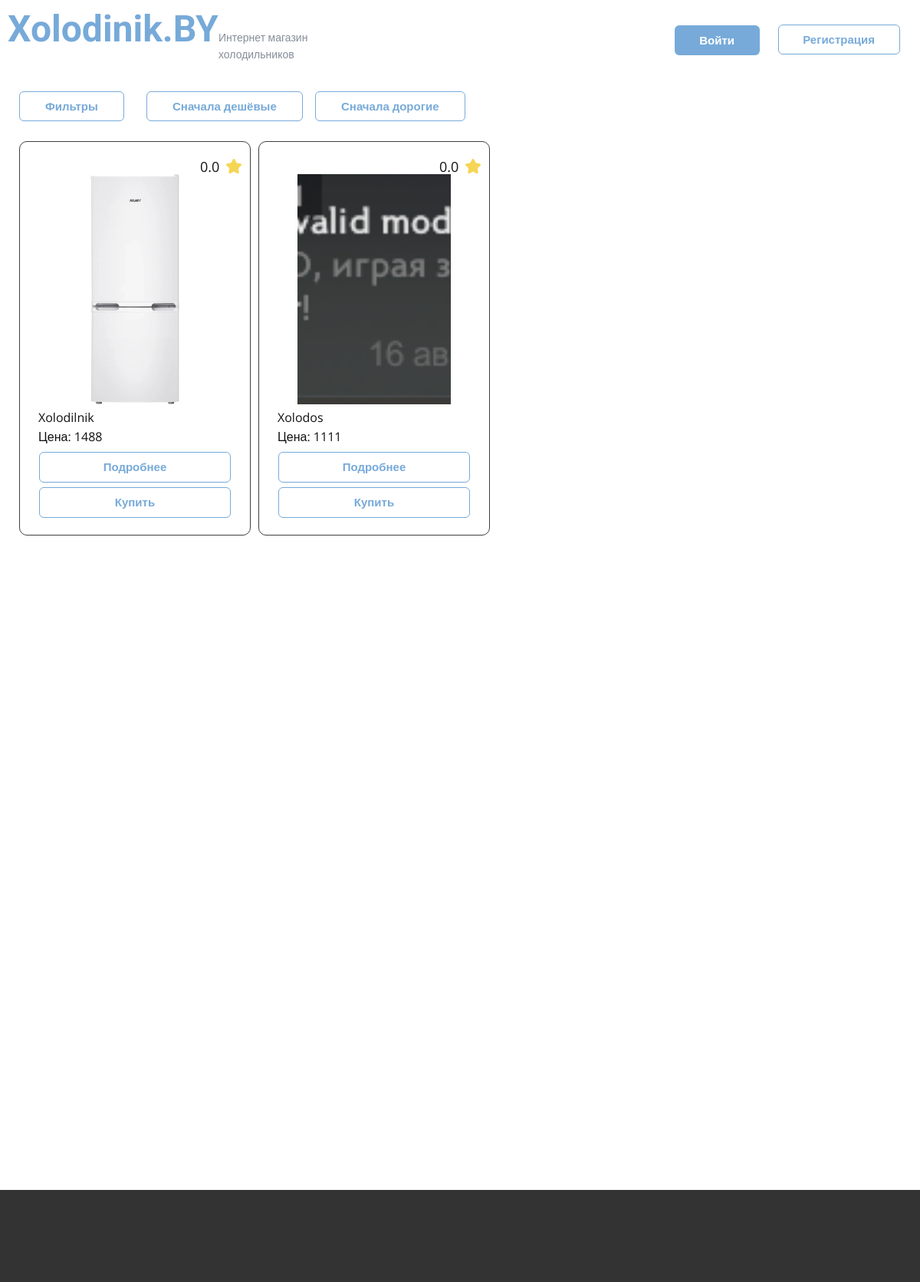
Before: / with the older database file.
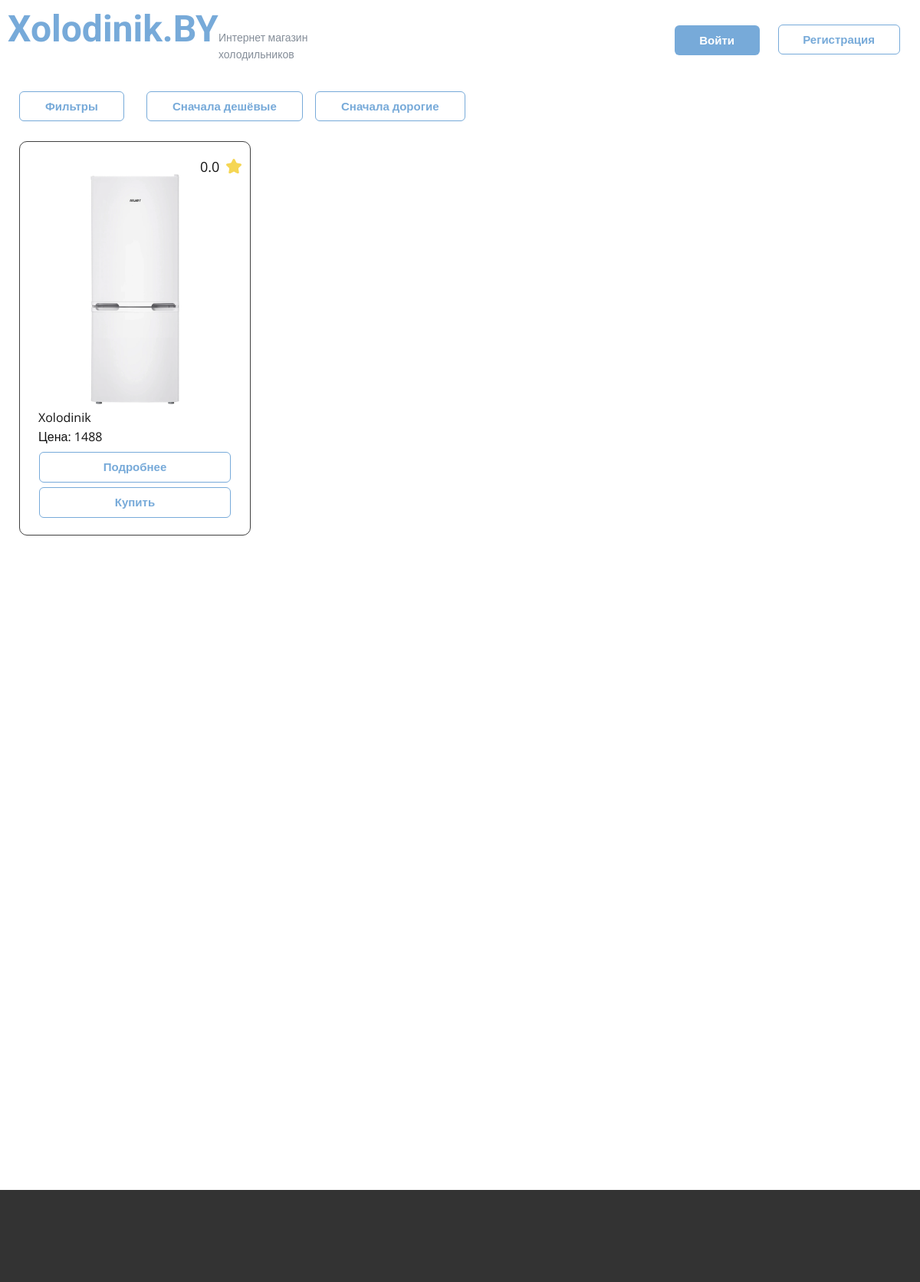
After: the same page with the newer database file.
### app.py (models this page shows)
class Prod(db.Model):
    id = db.Column(db.Integer, primary_key=True)
    model = db.Column(db.String(20), nullable=False, unique=True)
    producer = db.Column(db.String(20), nullable=False)
    price = db.Column(db.Integer, nullable=False)
    width = db.Column(db.String(20), nullable=False)
    depth = db.Column(db.String(20), nullable=False)
    height = db.Column(db.String(20), nullable=False)
    weight = db.Column(db.String(20), nullable=False)
    volume = db.Column(db.String(20), nullable=False)
    service = db.Column(db.String(20), nullable=False)
    country = db.Column(db.String(20), nullable=False)
    category = db.Column(db.String(20), nullable=False)
    colling = db.Column(db.String(20), nullable=False)
    color = db.Column(db.String(20), nullable=False)
    energy_efficiency = db.Column(db.String(20), nullable=False)
    compressors = db.Column(db.String(20), nullable=False)
    noise = db.Column(db.String(20), nullable=False)
    handle = db.Column(db.String(20), nullable=False)
    guaranty = db.Column(db.String(20), nullable=False)
    control_unit = db.Column(db.String(20), nullable=False)
    power = db.Column(db.String(20), nullable=False)
    chambers = db.Column(db.String(20), nullable=False)
    doors = db.Column(db.String(20), nullable=False)
    useful_volume = db.Column(db.String(20), nullable=False)
    useful_volume_ref = db.Column(db.String(20), nullable=False)
    useful_volume_freezer = db.Column(db.String(20), nullable=False)
    voltage_frequency = db.Column(db.String(20), nullable=False)
    energy_consumption = db.Column(db.String(20), nullable=False)
    coolant = db.Column(db.String(20), nullable=False)
    series = db.Column(db.String(20), nullable=False)
    temperature = db.Column(db.String(20), nullable=False)
    defrosting_system = db.Column(db.String(20), nullable=False)
    shelves = db.Column(db.String(20), nullable=False)
    barriers = db.Column(db.String(20), nullable=False)
    baskets = db.Column(db.String(20), nullable=False)
    inserts = db.Column(db.String(20), nullable=False)
    stoppers = db.Column(db.String(20), nullable=False)
    freezer_temp = db.Column(db.String(20), nullable=False)
    freezing_capacity = db.Column(db.String(20), nullable=False)
    freezer_parts = db.Column(db.String(20), nullable=False)
    size_without = db.Column(db.String(20), nullable=False)
    size_with = db.Column(db.String(20), nullable=False)
    weight_without = db.Column(db.String(20), nullable=False)
    weight_with = db.Column(db.String(20), nullable=False)
    rating = db.Column(db.Float, nullable=False, default=0.0)
    description = db.Column(db.String(200), nullable=False)
    image_path = db.Column(db.String(50), nullable=False, unique=True)
    reviews = db.relationship('Review', back_populates='prod')

### app.py (the view, shortened to what this page needs)
@app.route("/")
def index():
    prods = Prod.query.all()
    return render_template("index.html", prods=prods)

### templates/index.html (shortened to what this page needs)
<!DOCTYPE html>
<html style="font-size: 16px;" lang="ru"><head>
    <link rel="stylesheet" href="{{ url_for('static', filename='index.css') }}" media="screen">
    <link rel="stylesheet" href="{{ url_for('static', filename='un.css') }}" media="screen">
    <meta property="og:title" content="Главная"></head>
  <body>
  <header>
      <div class="head">
        <a class="logo" href="/">Xolodinik.BY</a>
        <p class="logo-text">Интернет магазин<br>холодильников</p>
        {% if current_user.is_active and not current_user.role == "admin" %}
          <a href="/cub" style="margin-right: 20px !important;" class="btn btn-2">Личный кабинет</a>
        {% elif current_user.role == "admin" %}
          <a href="/panel" style="margin-right: 20px !important;" class="btn btn-2">Админ панель</a>
        {% else %}
          <a href="/login" class="btn btn-2">Войти</a>
          <a href="/register" class="btn btn-1">Регистрация</a>
        {% endif %}
      </div>
  </header>
    <section>
      <div class="container">
        <a href="" class="btn btn-1">Фильтры </a>
        <a href="/?sort=cheap" class="btn btn-2">Сначала дешёвые </a>
        <a href="/?sort=expensive" class="btn btn-3">Сначала дорогие</a>
          <div class="catalog">
              {% for prod in prods%}
            <div class="container-product-1">
                <p class="rating-text">{{ prod.rating }}</p>
                <div class="div-svg">
                  <svg class="svg-1" preserveAspectRatio="none" viewBox="0 0 160 154"><use xlink:href="#svg-7557"></use></svg>
                </div>
                <img class="image" src="{{ url_for('static', filename=prod.image_path) }}">
                <p class="model">{{ prod.model }}</p>
                <p class="price">Цена: {{ prod.price }}</p>
                <a class="btn btn-4" href="/product?id={{ prod.id }}">Подробнее</a>
                <a class="btn btn-4" href="/order?id={{ prod.id }}">Купить </a>
              </div>
              {% endfor %}
            </div>
        </div>
    </section>
  <footer></footer>
</body></html>

### static/index.css (style rules this page uses)
body { -webkit-text-size-adjust: 100%; box-sizing: border-box; margin: 0; height: auto; min-height: 100%; overflow-x: clip; position: relative; font-size: 1rem; line-height: 1.6; --animation-fade_in-opacity: 0; --animation-fade_in_up-opacity: 0; --animation-fade_in_left-opacity: 0; --animation-fade_in_right-opacity: 0; --animation-fade_in_down-opacity: 0; --animation-fade_in_up_big-opacity: 0; --animation-fade_in_left_big-opacity: 0; --animation-fade_in_right_big-opacity: 0; --animation-fade_in_down_big-opacity: 0; --animation-fade_out-opacity: 0; --animation-fade_out_up-opacity: 0; --animation-fade_out_left-opacity: 0; --animation-fade_out_right-opacity: 0; --animation-fade_out_down-opacity: 0; --animation-fade_out_up_big-opacity: 0; --animation-fade_out_left_big-opacity: 0; --animation-fade_out_right_big-opacity: 0; --animation-fade_out_down_big-opacity: 0; --animation-rotate_in-rotate: -200deg; --animation-rotate_in_down_left-rotate: -45deg; --animation-rotate_in_down_right-rotate: 45deg; --animation-rotate_in_up_left-rotate: 45deg; --animation-rotate_in_up_right-rotate: -90deg; --animation-rotate_out-rotate: 200deg; --animation-rotate_out_down_left-rotate: 45deg; --animation-rotate_out_down_right-rotate: -45deg; --animation-rotate_out_up_left-rotate: -45deg; --animation-rotate_out_up_right-rotate: 90deg; --animation-roll_in-rotate: -120deg; --animation-roll_in-translate_x: -100%; --animation-roll_out-rotate: 120deg; --animation-roll_out-translate_x: 100%; --animation-zoom_in-scale: 0.3; --animation-zoom_in_down-scale: 0.475; --animation-zoom_in_down-translate_y: 60px; --animation-zoom_in_up-scale: 0.475; --animation-zoom_in_up-translate_y: -60px; --animation-zoom_in_left-scale: 0.475; --animation-zoom_in_left-translate_x: 10px; --animation-zoom_in_right-scale: 0.475; --animation-zoom_in_right-translate_x: -10px; --animation-zoom_out-scale: 0.3; --animation-zoom_out_down-scale: 0.475; --animation-zoom_out_down-translate_y: -60px; --animation-zoom_out_up-scale: 0.475; --animation-zoom_out_up-translate_y: 60px; --animation-zoom_out_left-scale: 0.475; --animation-zoom_out_left-translate_x: 42px; --animation-zoom_out_right-scale: 0.475; --animation-zoom_out_right-translate_x: -42px; --animation-slide_in_down-translate_y: -100%; --animation-slide_in_up-translate_y: 100%; --animation-slide_in_left-translate_x: -100%; --animation-slide_in_right-translate_x: 100%; --animation-slide_out_down-translate_y: 100%; --animation-slide_out_up-translate_y: -100%; --animation-slide_out_left-translate_x: -100%; --animation-slide_out_right-translate_x: 100%; --animation-custom_in-translate_x: 0px; --animation-custom_in-translate_y: 0px; --animation-custom_in-scale: 1; --animation-custom_in-rotate: 0deg; --animation-custom_in-opacity: 0; font-family: 'Open Sans',sans-serif; color: #111111; background-color: #ffffff; --effect-scale: 1.1; --theme-sheet-width-xl: 1140px; --theme-sheet-width-lg: 940px; --theme-sheet-width-md: 720px; --theme-sheet-width-sm: 540px; --theme-sheet-width-xs: 340px; }
.model { text-align: left; stroke: none; margin: 5px 20px 0 24px; }
.price { text-align: left; stroke: none; margin: 0 20px 0 24px; }
.image { object-fit: cover; display: block; vertical-align: middle; background-size: cover; background-position: 50% 50%; background-repeat: no-repeat; color: #111111; overflow: hidden; width: 200px; height: 300px; margin: 0 50px; }
.div-svg { position: relative; color: #f5d654 !important; width: 20px; height: 20px; margin: -25px 11px 0 auto; }
.svg-1 { overflow: hidden; position: absolute; fill: #f5d654; }
.rating-text { font-size: 1.125rem; margin: 12px 36px 0 235px; }
.container-product-1 { border-style: solid; border-width: 1px; border-radius: 10px; border-color: #404040; stroke: none; width: 300px; height: 500px; margin: 0 10px 0 0; padding: 6px 0; }
.catalog { display: flex; position: relative; text-align: left; min-height: 1009px; height: auto; margin: 26px 25px 60px; }
.container { box-sizing: border-box; position: relative; min-height: 1432px; }
.btn-1 { margin: 29px auto 0 25px !important; padding: 8px 33px !important; }
.btn-2 { margin: -39px auto 0 191px !important; padding: 8px 33px !important; }
.btn-3 { margin: -39px auto 0 411px !important; padding: 8px 33px !important; }
.btn-4 { font-weight: 700; font-size: 0.9375rem; border-style: solid; margin: 6px auto 0 !important; height: 40px; width: 250px; }

Changed rows visible on the page:
removed Prod: rating "0.0", image_path (picture), model "Xolodos", price "1111"
changed Prod: model "Xolodilnik" → "Xolodinik"
